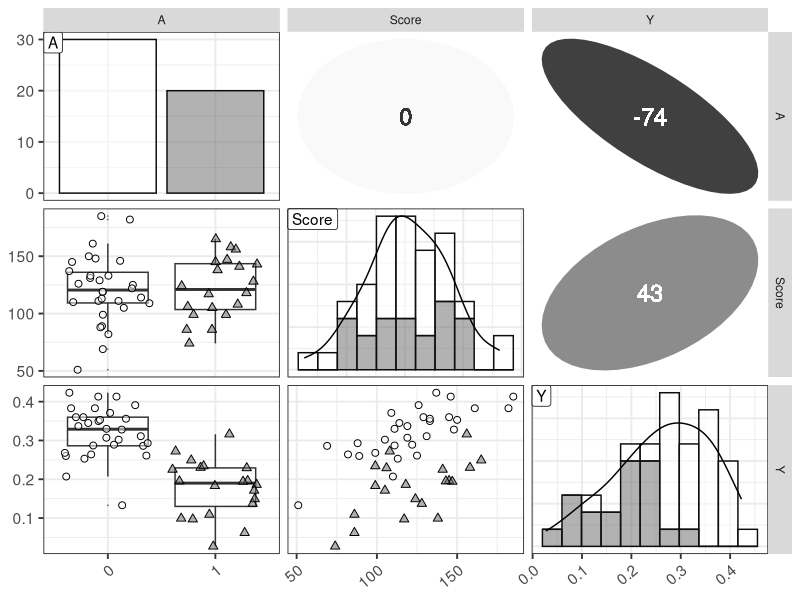

Write the R code that produced this figure.
library(ggplot2)
library(GGally)

set.seed(123)
d <- read.csv(file='input/data-attendance-1.txt')
d$A <- as.factor(d$A)

N_col <- ncol(d)
ggp <- ggpairs(d, upper='blank', diag='blank', lower='blank')

for(i in 1:N_col) {
  x <- d[,i]
  p <- ggplot(data.frame(x, A=d$A), aes(x))
  p <- p + theme_bw(base_size=14)
  p <- p + theme(axis.text.x=element_text(angle=40, vjust=1, hjust=1))
  if (class(x) == 'factor') {
    p <- p + geom_bar(aes(fill=A), color='grey5')
  } else {
    bw <- (max(x)-min(x))/10
    p <- p + geom_histogram(binwidth=bw, aes(fill=A), color='grey5')
    p <- p + geom_line(eval(bquote(aes(y=..count..*.(bw)))), stat='density')
  }
  p <- p + geom_label(data=data.frame(x=-Inf, y=Inf, label=colnames(d)[i]), aes(x=x, y=y, label=label), hjust=0, vjust=1)
  p <- p + scale_fill_manual(values=alpha(c('white', 'grey40'), 0.5))
  ggp <- putPlot(ggp, p, i, i)
}

zcolat <- seq(-1, 1, length=81)
zcolre <- c(zcolat[1:40]+1, rev(zcolat[41:81]))

for(i in 1:(N_col-1)) {
  for(j in (i+1):N_col) {
    x <- as.numeric(d[,i])
    y <- as.numeric(d[,j])
    r <- cor(x, y, method='spearman', use='pairwise.complete.obs')
    zcol <- lattice::level.colors(r, at=zcolat, col.regions=grey(zcolre))
    textcol <- ifelse(abs(r) < 0.4, 'grey20', 'white')
    ell <- ellipse::ellipse(r, level=0.95, type='l', npoints=50, scale=c(.2, .2), centre=c(.5, .5))
    p <- ggplot(data.frame(ell), aes(x=x, y=y))
    p <- p + theme_bw() + theme(
      plot.background=element_blank(),
      panel.grid.major=element_blank(), panel.grid.minor=element_blank(),
      panel.border=element_blank(), axis.ticks=element_blank()
    )
    p <- p + geom_polygon(fill=zcol, color=zcol)
    p <- p + geom_text(data=NULL, x=.5, y=.5, label=100*round(r, 2), size=6, col=textcol)
    ggp <- putPlot(ggp, p, i, j)
  }
}

for(j in 1:(N_col-1)) {
  for(i in (j+1):N_col) {
    x <- d[,j]
    y <- d[,i]
    p <- ggplot(data.frame(x, y, gr=d$A), aes(x=x, y=y, fill=gr, shape=gr))
    p <- p + theme_bw(base_size=14)
    p <- p + theme(axis.text.x=element_text(angle=40, vjust=1, hjust=1))
    if (class(x) == 'factor') {
      p <- p + geom_boxplot(aes(group=x), alpha=3/6, outlier.size=0, fill='white')
      p <- p + geom_point(position=position_jitter(w=0.4, h=0), size=2)
    } else {
      p <- p + geom_point(size=2)
    }
    p <- p + scale_shape_manual(values=c(21, 24))
    p <- p + scale_fill_manual(values=alpha(c('white', 'grey40'), 0.5))
    ggp <- putPlot(ggp, p, i, j)
  }
}

png(file='output/fig5-1.png', w=1600, h=1600, res=300)
print(ggp, left=0.3, bottom=0.3)
dev.off()
